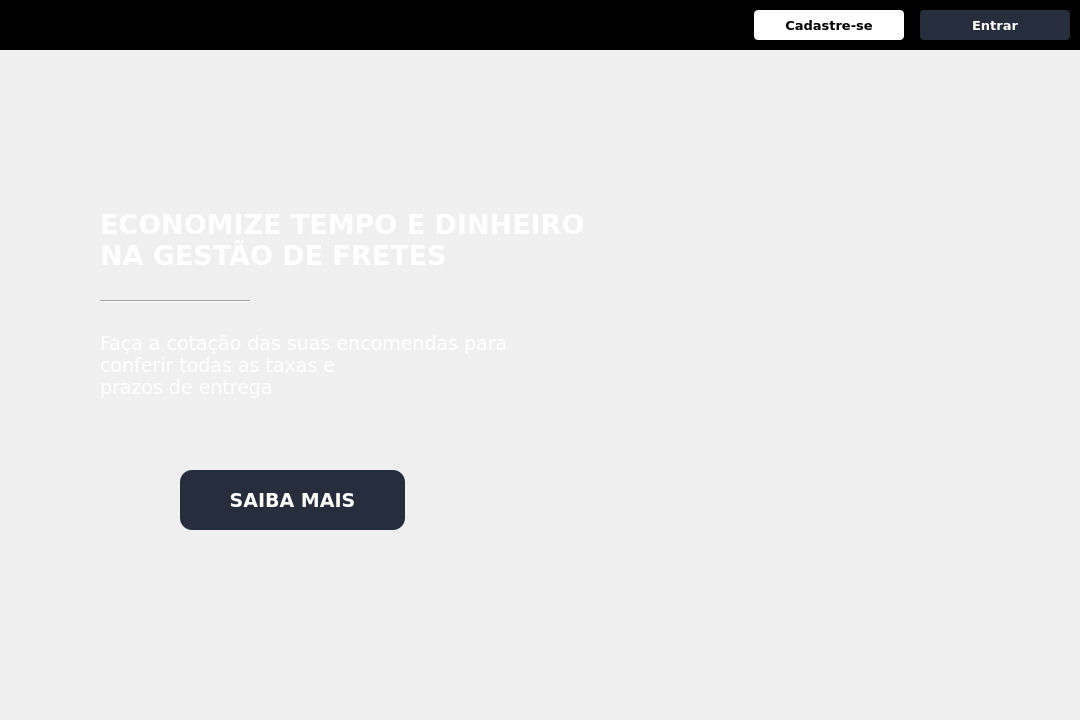
<?xml version="1.0" encoding="UTF-8"?>
<ui version="4.0">
 <class>MainWindow</class>
 <widget class="QMainWindow" name="MainWindow">
  <property name="geometry">
   <rect>
    <x>0</x>
    <y>0</y>
    <width>1080</width>
    <height>720</height>
   </rect>
  </property>
  <property name="minimumSize">
   <size>
    <width>1080</width>
    <height>720</height>
   </size>
  </property>
  <property name="windowTitle">
   <string>MainWindow</string>
  </property>
  <widget class="QWidget" name="centralwidget">
   <layout class="QVBoxLayout" name="verticalLayout">
    <property name="spacing">
     <number>0</number>
    </property>
    <property name="leftMargin">
     <number>0</number>
    </property>
    <property name="topMargin">
     <number>0</number>
    </property>
    <property name="rightMargin">
     <number>0</number>
    </property>
    <property name="bottomMargin">
     <number>0</number>
    </property>
    <item>
     <widget class="QFrame" name="frame_2">
      <property name="minimumSize">
       <size>
        <width>1080</width>
        <height>50</height>
       </size>
      </property>
      <property name="maximumSize">
       <size>
        <width>1920</width>
        <height>50</height>
       </size>
      </property>
      <property name="styleSheet">
       <string notr="true">QFrame{
	background-color: black;
}</string>
      </property>
      <property name="frameShape">
       <enum>QFrame::StyledPanel</enum>
      </property>
      <property name="frameShadow">
       <enum>QFrame::Raised</enum>
      </property>
      <layout class="QHBoxLayout" name="horizontalLayout">
       <item>
        <widget class="QLabel" name="label">
         <property name="minimumSize">
          <size>
           <width>200</width>
           <height>35</height>
          </size>
         </property>
         <property name="maximumSize">
          <size>
           <width>200</width>
           <height>35</height>
          </size>
         </property>
         <property name="styleSheet">
          <string notr="true">QLabel{
	background-color: none;
	background-image: url(:/logo/Pictures/Imgs_project/logo_white.png);
	background-repeat: no-repeat;
	background-position: center;
}	</string>
         </property>
         <property name="text">
          <string/>
         </property>
        </widget>
       </item>
       <item>
        <spacer name="horizontalSpacer">
         <property name="orientation">
          <enum>Qt::Horizontal</enum>
         </property>
         <property name="sizeType">
          <enum>QSizePolicy::Expanding</enum>
         </property>
         <property name="sizeHint" stdset="0">
          <size>
           <width>473</width>
           <height>20</height>
          </size>
         </property>
        </spacer>
       </item>
       <item>
        <widget class="QPushButton" name="pushButton_2">
         <property name="minimumSize">
          <size>
           <width>150</width>
           <height>30</height>
          </size>
         </property>
         <property name="maximumSize">
          <size>
           <width>150</width>
           <height>30</height>
          </size>
         </property>
         <property name="font">
          <font>
           <family>Verdana</family>
           <pointsize>10</pointsize>
           <weight>75</weight>
           <bold>true</bold>
          </font>
         </property>
         <property name="styleSheet">
          <string notr="true">QPushButton{
	background-color: #ffffff;
	border-radius: 4px;
	color: #000000;
}</string>
         </property>
         <property name="text">
          <string>Cadastre-se</string>
         </property>
        </widget>
       </item>
       <item>
        <spacer name="horizontalSpacer_2">
         <property name="orientation">
          <enum>Qt::Horizontal</enum>
         </property>
         <property name="sizeType">
          <enum>QSizePolicy::Fixed</enum>
         </property>
         <property name="sizeHint" stdset="0">
          <size>
           <width>10</width>
           <height>30</height>
          </size>
         </property>
        </spacer>
       </item>
       <item>
        <widget class="QPushButton" name="pushButton">
         <property name="minimumSize">
          <size>
           <width>150</width>
           <height>30</height>
          </size>
         </property>
         <property name="maximumSize">
          <size>
           <width>150</width>
           <height>30</height>
          </size>
         </property>
         <property name="font">
          <font>
           <family>Verdana</family>
           <pointsize>10</pointsize>
           <weight>75</weight>
           <bold>true</bold>
          </font>
         </property>
         <property name="styleSheet">
          <string notr="true">QPushButton{
	background-color: #262D3D;
	color: #ffffff;
	border-radius: 4px;
}</string>
         </property>
         <property name="text">
          <string>Entrar</string>
         </property>
        </widget>
       </item>
      </layout>
     </widget>
    </item>
    <item>
     <widget class="QFrame" name="frame">
      <property name="styleSheet">
       <string notr="true">QFrame{
	
	background-image: url(:/background/L O G I N (1).png);
	background-position: center center;
	background-size: cover;
}</string>
      </property>
      <property name="frameShape">
       <enum>QFrame::NoFrame</enum>
      </property>
      <property name="frameShadow">
       <enum>QFrame::Raised</enum>
      </property>
      <widget class="QPushButton" name="pushButton_3">
       <property name="geometry">
        <rect>
         <x>180</x>
         <y>420</y>
         <width>225</width>
         <height>60</height>
        </rect>
       </property>
       <property name="minimumSize">
        <size>
         <width>225</width>
         <height>60</height>
        </size>
       </property>
       <property name="maximumSize">
        <size>
         <width>225</width>
         <height>60</height>
        </size>
       </property>
       <property name="font">
        <font>
         <family>Verdana</family>
         <pointsize>14</pointsize>
         <weight>75</weight>
         <bold>true</bold>
        </font>
       </property>
       <property name="styleSheet">
        <string notr="true">QPushButton{
	background-color: #262D3D;
	color: #ffffff;
	border-radius: 12px;
}</string>
       </property>
       <property name="text">
        <string>SAIBA MAIS</string>
       </property>
      </widget>
      <widget class="QLabel" name="label_2">
       <property name="geometry">
        <rect>
         <x>100</x>
         <y>270</y>
         <width>500</width>
         <height>90</height>
        </rect>
       </property>
       <property name="minimumSize">
        <size>
         <width>500</width>
         <height>90</height>
        </size>
       </property>
       <property name="maximumSize">
        <size>
         <width>500</width>
         <height>90</height>
        </size>
       </property>
       <property name="font">
        <font>
         <family>Verdana</family>
         <pointsize>14</pointsize>
         <weight>50</weight>
         <bold>false</bold>
        </font>
       </property>
       <property name="styleSheet">
        <string notr="true">QLabel{
	background: none; 
	color: white
}</string>
       </property>
       <property name="frameShape">
        <enum>QFrame::NoFrame</enum>
       </property>
       <property name="text">
        <string>Faça a cotação das suas encomendas para
conferir todas as taxas e
prazos de entrega</string>
       </property>
       <property name="textFormat">
        <enum>Qt::PlainText</enum>
       </property>
       <property name="scaledContents">
        <bool>false</bool>
       </property>
       <property name="alignment">
        <set>Qt::AlignLeading|Qt::AlignLeft|Qt::AlignVCenter</set>
       </property>
       <property name="wordWrap">
        <bool>true</bool>
       </property>
      </widget>
      <widget class="QLabel" name="label_3">
       <property name="geometry">
        <rect>
         <x>100</x>
         <y>140</y>
         <width>700</width>
         <height>100</height>
        </rect>
       </property>
       <property name="minimumSize">
        <size>
         <width>700</width>
         <height>100</height>
        </size>
       </property>
       <property name="maximumSize">
        <size>
         <width>700</width>
         <height>100</height>
        </size>
       </property>
       <property name="font">
        <font>
         <family>Verdana</family>
         <pointsize>20</pointsize>
         <weight>75</weight>
         <bold>true</bold>
        </font>
       </property>
       <property name="styleSheet">
        <string notr="true">QLabel{
	background: none; 
	color: white
}</string>
       </property>
       <property name="frameShape">
        <enum>QFrame::NoFrame</enum>
       </property>
       <property name="text">
        <string>ECONOMIZE TEMPO E DINHEIRO 
NA GESTÃO DE FRETES</string>
       </property>
       <property name="textFormat">
        <enum>Qt::PlainText</enum>
       </property>
       <property name="scaledContents">
        <bool>false</bool>
       </property>
       <property name="alignment">
        <set>Qt::AlignLeading|Qt::AlignLeft|Qt::AlignVCenter</set>
       </property>
       <property name="wordWrap">
        <bool>true</bool>
       </property>
      </widget>
      <widget class="Line" name="line">
       <property name="geometry">
        <rect>
         <x>100</x>
         <y>250</y>
         <width>150</width>
         <height>2</height>
        </rect>
       </property>
       <property name="minimumSize">
        <size>
         <width>150</width>
         <height>2</height>
        </size>
       </property>
       <property name="maximumSize">
        <size>
         <width>150</width>
         <height>2</height>
        </size>
       </property>
       <property name="styleSheet">
        <string notr="true">background: none;</string>
       </property>
       <property name="lineWidth">
        <number>1</number>
       </property>
       <property name="orientation">
        <enum>Qt::Horizontal</enum>
       </property>
      </widget>
     </widget>
    </item>
   </layout>
  </widget>
 </widget>
 <resources>
  <include location="../AppData/Local/Programs/Python/Python310/Lib/site-packages/PySide6/testing.qrc"/>
  <include location="home.qrc"/>
 </resources>
 <connections/>
</ui>
